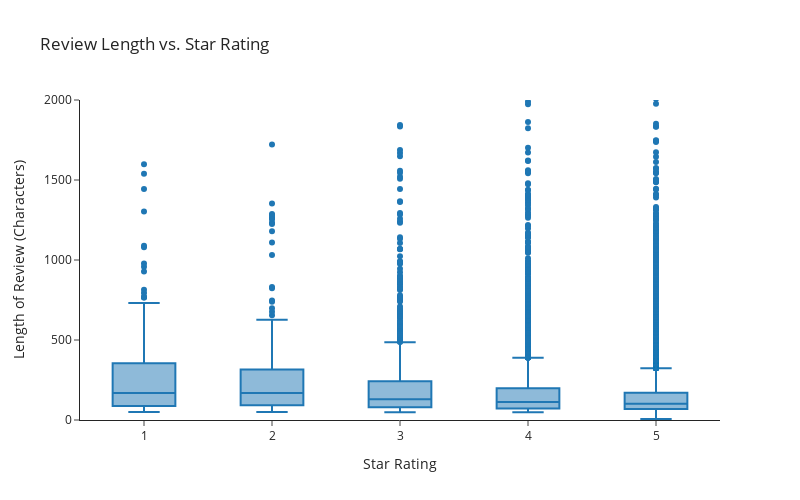

Notebook source saved alongside this figure:
### Markdown cell above
#### Fig5. Review Length vs. Star Rating

### Code cell
df_cleaned['review_length'] = df_cleaned['reviews.text'].str.len()

fig5 = go.Figure(data=[
    go.Box(
        x=df_cleaned['reviews.rating'],
        y=df_cleaned['review_length']
    )
])

fig5.update_layout(
    title='Review Length vs. Star Rating',
    xaxis_title='Star Rating',
    yaxis_title='Length of Review (Characters)',
    width=800,  
    height=500, 
    template='simple_white' 
)


fig5.update_yaxes(range=[0, 2000])
fig5.write_image("fig5.png", scale=5)
fig5.show()

### Figure 1 — Plotly figure (JSON) as saved in the notebook; plotly's stock layout.template omitted (floating-point values rounded to 4 significant figures; data arrays with more than 128 entries replaced by an {"elided": "..."} marker saying what was removed)
{"data": [{"type": "box", "x": {"elided": "37297 int values"}, "y": {"elided": "37297 int values"}}], "layout": {"height": 500, "title": {"text": "Review Length vs. Star Rating"}, "width": 800, "xaxis": {"title": {"text": "Star Rating"}}, "yaxis": {"range": [0, 2000], "title": {"text": "Length of Review (Characters)"}}}}
